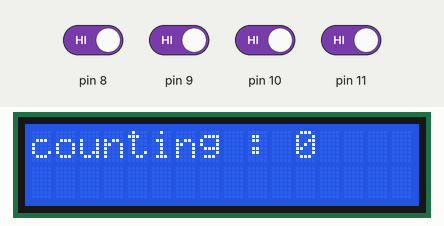
Recording of a sketch running on a simulated Arduino Uno, built with avr-gcc and run on an emulated ATmega328P. On the bench: 16×2 character LCD. The test bench sets the inputs (shaded band); at power-on: pin 8–11 HIGH.

Above: at 1.2 s.
1.3 s: pin 10 driven LOW
At 1.8 s:
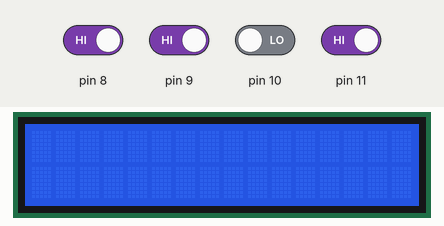
4.3 s: pin 11 driven LOW
At 4.7 s:
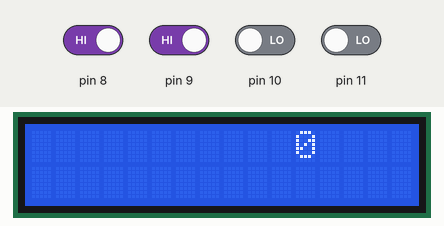
6.3 s: pin 9 driven LOW
At 6.7 s:
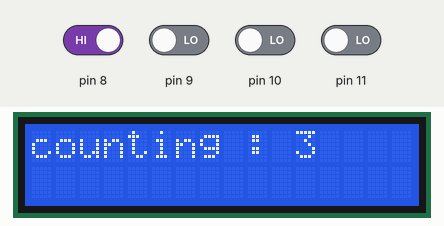
8.3 s: pin 9 driven HIGH
At 8.7 s:
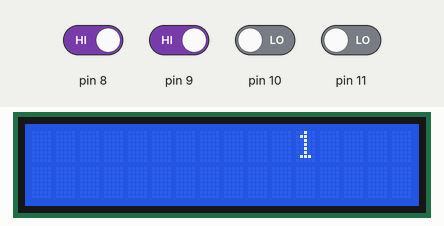
11.3 s: pin 11 driven HIGH
14.3 s: pin 8 driven LOW
At 14.7 s:
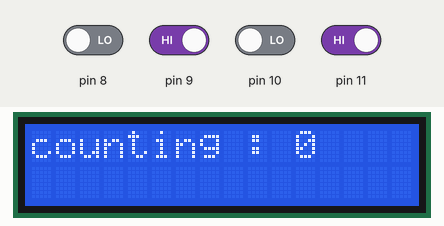
Timing chart, 0 to 17.3 s (numbered marks = the images above; inputs shaded):
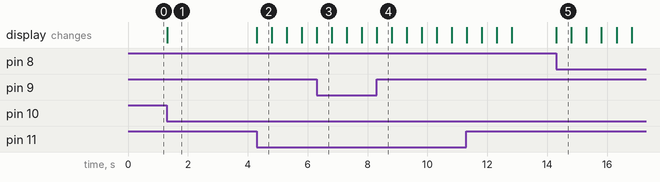

The sketch:

lcd_1.ino
```cpp
#include<LiquidCrystal.h>

LiquidCrystal lcd(7,6,5,4,3,2);
int l=0;
int btn1=8;
int btn2=9;
int btn3=10;
int btn4=11;
int u;
void setup()
{
  lcd.begin(16,2);
  lcd.setCursor(0,0);
  pinMode(8,INPUT);
  pinMode(9,INPUT);
  pinMode(10,INPUT);
  pinMode(11,INPUT);
}

void loop()
{
  k:
  lcd.setCursor(0,0);
  lcd.print("counting : ");
  lcd.setCursor(11,0);
  lcd.print(l);
  if(digitalRead(8)==0)
  {
    l=l+1;
    delay(500);
  }
  if(digitalRead(9)==0)
  {
    l=l-1;
    delay(500);
  }
  if(digitalRead(10)==0)
  {
    lcd.clear();
    l=0;
  }
  if(digitalRead(11)==0)
  {

    for(;l<=9;l++)
    {
     lcd.setCursor(11,0);
     lcd.print(l);
     delay(500);
     if (digitalRead(9)==0)
        {
         goto k;
        }
    }
  }
  if (l==10)
  {lcd.clear();
   l=0;}
  if (l>9)
  l=0;
  if (l<0)
   l=9;
}
```

Measured:
- after the input at 1.3 s, the display: changes at once (image 1)
- after the input at 4.3 s, the display: changes at once (image 2)
- after the input at 6.3 s, the display: changes at once (image 3)
- after the input at 8.3 s, the display: changes at once (image 4)
- after the input at 14.3 s, the display: changes at once (image 5)
- what the display in image 2 shows lasts 0.5 s, from 4.3 s to 4.8 s
